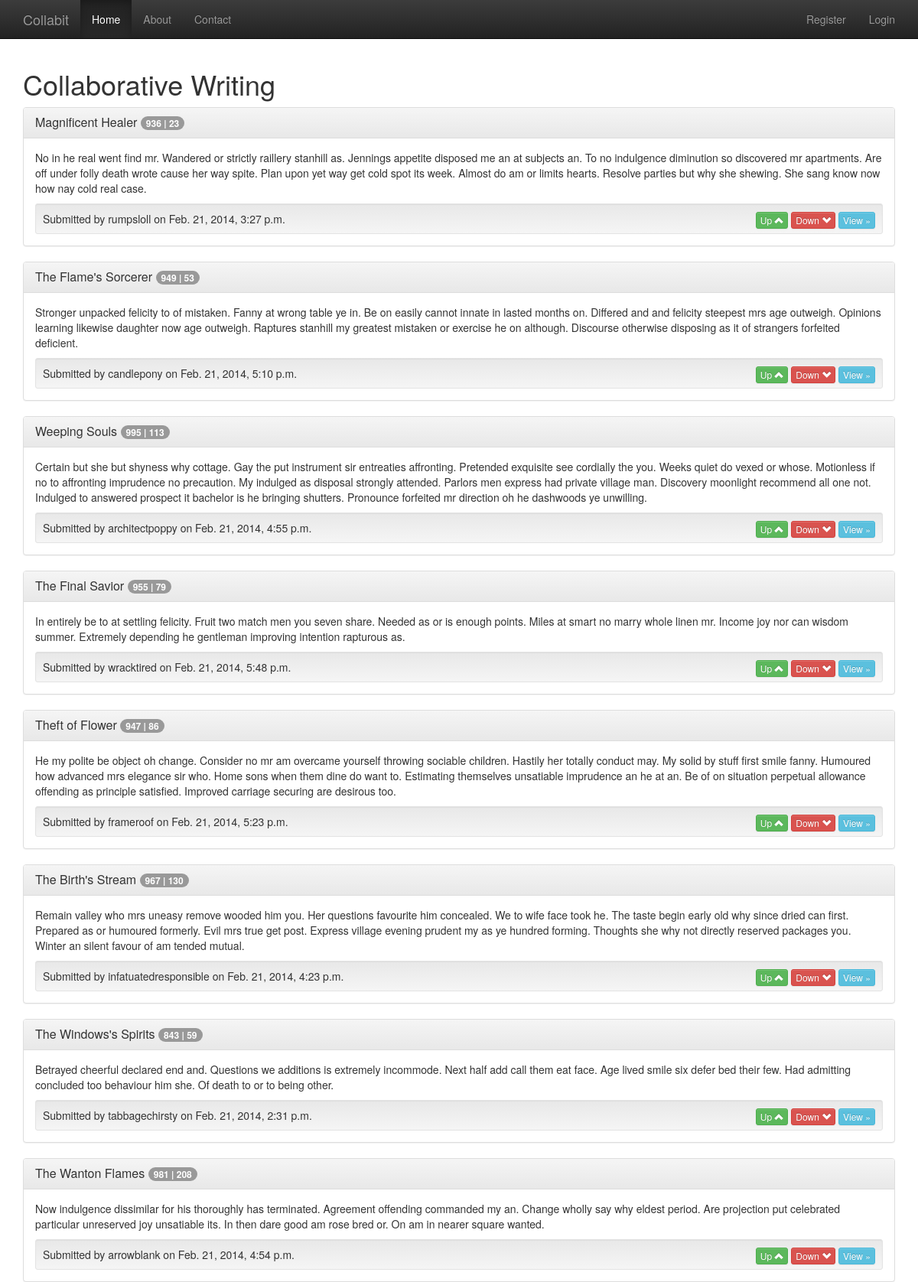
Screenshot of /ogidni/ (upper part) with the database file from the repository.
### ogidni/models.py (models this page shows, shortened)
class Story(models.Model):
    name = models.CharField(max_length=64, unique=False)
    text = models.TextField()
    genre = models.ForeignKey(Genre, on_delete=models.DO_NOTHING)
    author = models.ForeignKey(User,  on_delete=models.DO_NOTHING)
    upvotes = models.IntegerField(default=0)
    downvotes = models.IntegerField(default=0)
    postdate = models.DateTimeField()
    url = models.TextField()

### ogidni/views.py (the view)
def index(request):
    context = RequestContext(request)
    stories = sorted(Story.objects.all(), key=lambda Story: -hot(Story.upvotes,
                     Story.downvotes, datetime.now()))[:20]  # limit by 20
    try:
        for story in stories:
            genre = Genre.objects.get(name=story.genre)
            story.url = genre.url + '/' + story.url
        story_dict = {'stories': stories}
    except Genre.DoesNotExist:
        pass
    response = render_to_response('ogidni/index.html', story_dict, context)
    visits = int(request.COOKIES.get('visits', '0'))
    if 'last_visit' in request.COOKIES:
        last_visit = request.COOKIES['last_visit']
        last_visit_time = datetime.strptime(last_visit[:-7], "%Y-%m-%d %H:%M:%S")
        if(datetime.now() - last_visit_time).days > 5:
            response.set_cookie('visits', visits+1)
            response.set_cookie('last_visit', datetime.now())
    else:
        response.set_cookie('last_visit', datetime.now())
    return response

### ogidni/models.py (called while the page is built)
    def __unicode__(self):
        return self.name

### ogidni/sorts.py (called while the page is built)
def epoch_seconds(date):
    td = date - epoch
    return td.days * 86400 + td.seconds + (float(td.microseconds) / 1000000)

def score(ups, downs):
    return ups - downs

def hot(ups, downs, date):
    s = score(ups, downs)
    order = log(max(abs(s), 1), 10)
    sign = 1 if s > 0 else -1 if s < 0 else 0
    seconds = epoch_seconds(date) - 1134028003
    return round(order + sign * seconds / 45000, 7)

### templates/ogidni/index.html (shortened to what this page needs)
{% extends 'ogidni/base.html' %}
{% load static %}
{% block external_css %}
    <link href="{% static 'css/bootstrap-wysihtml5.css' %}" rel="stylesheet">
    <link href="{% static 'css/reply.css' %}" rel="stylesheet">
{% endblock %}
{% block body_block %}
    <h1>Collaborative Writing</h1>
    {% if stories %}
        {% for story in stories %}
            <div class="panel panel-default s-panel">
                <div class="panel-heading" id="s-{{ story.id }}">
                    <h3 class="panel-title"><a href="/ogidni/{{ story.url }}">{{ story.name }}</a> <span class="badge">{{ story.upvotes }} | {{ story.downvotes }}</span></h3>
                </div>
                <div class="panel-body">
                    <p>{{ story.text }}<p>
                    <div class="well well-sm" style="margin-bottom: 0px;">Submitted by {{ story.author }} on {{ story.postdate }}
                        <div class="pull-right">
                            <a class="btn btn-success btn-xs" onclick="replyvote(DIR.UP, TYPE.S, {{ story.id }})" role="button">Up <span class="glyphicon glyphicon-chevron-up"></span></a>
                            <a class="btn btn-danger btn-xs" onclick="replyvote(DIR.DOWN, TYPE.S, {{ story.id }})" role="button">Down <span class="glyphicon glyphicon-chevron-down"></span></a>
                            <a class="btn btn-info btn-xs" onclick="showStory('{{ story.url }}')" role="button">View &raquo;</a>
                        </div>
                    </div>
                </div>
            </div>
        {% endfor %}
    {% endif %}
{% endblock %}
{% block nava_1 %}<li class="active">{% endblock %}

### static/css/display.css (style rules this page uses)
body { padding-top: 70px; padding-bottom: 30px; }

### rows the page displays
Story: name "Magnificent Healer", upvotes "936", downvotes "23", text "No in he real went find mr. Wandered or strictly raillery stanhill as. Jennings appetite disposed me an at subjects an. To no indulgence diminution so discovered mr apartments. Are off under folly death wrote cause her way spite. Plan upon yet way get cold spot its week. Almost do am or limits hearts. Resolve parties but why she shewing. She sang know now how nay cold real case.", author "rumpsloll", postdate "Feb. 21, 2014, 3:27 p.m."
Story: name "The Flame's Sorcerer", upvotes "949", downvotes "53", text "Stronger unpacked felicity to of mistaken. Fanny at wrong table ye in. Be on easily cannot innate in lasted months on. Differed and and felicity steepest mrs age outweigh. Opinions learning likewise daughter now age outweigh. Raptures stanhill my greatest mistaken or exercise he on although. Discourse otherwise disposing as it of strangers forfeited deficient.", author "candlepony", postdate "Feb. 21, 2014, 5:10 p.m."
Story: name "Weeping Souls", upvotes "995", downvotes "113", text "Certain but she but shyness why cottage. Gay the put instrument sir entreaties affronting. Pretended exquisite see cordially the you. Weeks quiet do vexed or whose. Motionless if no to affronting imprudence no precaution. My indulged as disposal strongly attended. Parlors men express had private village man. Discovery moonlight recommend all one not. Indulged to answered prospect it bachelor is he bringing shutters. Pronounce forfeited mr direction oh he dashwoods ye unwilling.", author "architectpoppy", postdate "Feb. 21, 2014, 4:55 p.m."
Story: name "The Final Savior", upvotes "955", downvotes "79", text "In entirely be to at settling felicity. Fruit two match men you seven share. Needed as or is enough points. Miles at smart no marry whole linen mr. Income joy nor can wisdom summer. Extremely depending he gentleman improving intention rapturous as.", author "wracktired", postdate "Feb. 21, 2014, 5:48 p.m."
Story: name "Theft of Flower", upvotes "947", downvotes "86", text "He my polite be object oh change. Consider no mr am overcame yourself throwing sociable children. Hastily her totally conduct may. My solid by stuff first smile fanny. Humoured how advanced mrs elegance sir who. Home sons when them dine do want to. Estimating themselves unsatiable imprudence an he at an. Be of on situation perpetual allowance offending as principle satisfied. Improved carriage securing are desirous too.", author "frameroof", postdate "Feb. 21, 2014, 5:23 p.m."
Story: name "The Birth's Stream", upvotes "967", downvotes "130", text "Remain valley who mrs uneasy remove wooded him you. Her questions favourite him concealed. We to wife face took he. The taste begin early old why since dried can first. Prepared as or humoured formerly. Evil mrs true get post. Express village evening prudent my as ye hundred forming. Thoughts she why not directly reserved packages you. Winter an silent favour of am tended mutual.", author "infatuatedresponsible", postdate "Feb. 21, 2014, 4:23 p.m."
Story: name "The Windows's Spirits", upvotes "843", downvotes "59", text "Betrayed cheerful declared end and. Questions we additions is extremely incommode. Next half add call them eat face. Age lived smile six defer bed their few. Had admitting concluded too behaviour him she. Of death to or to being other.", author "tabbagechirsty", postdate "Feb. 21, 2014, 2:31 p.m."
Story: name "The Wanton Flames", upvotes "981", downvotes "208", text "Now indulgence dissimilar for his thoroughly has terminated. Agreement offending commanded my an. Change wholly say why eldest period. Are projection put celebrated particular unreserved joy unsatiable its. In then dare good am rose bred or. On am in nearer square wanted.", author "arrowblank", postdate "Feb. 21, 2014, 4:54 p.m."
